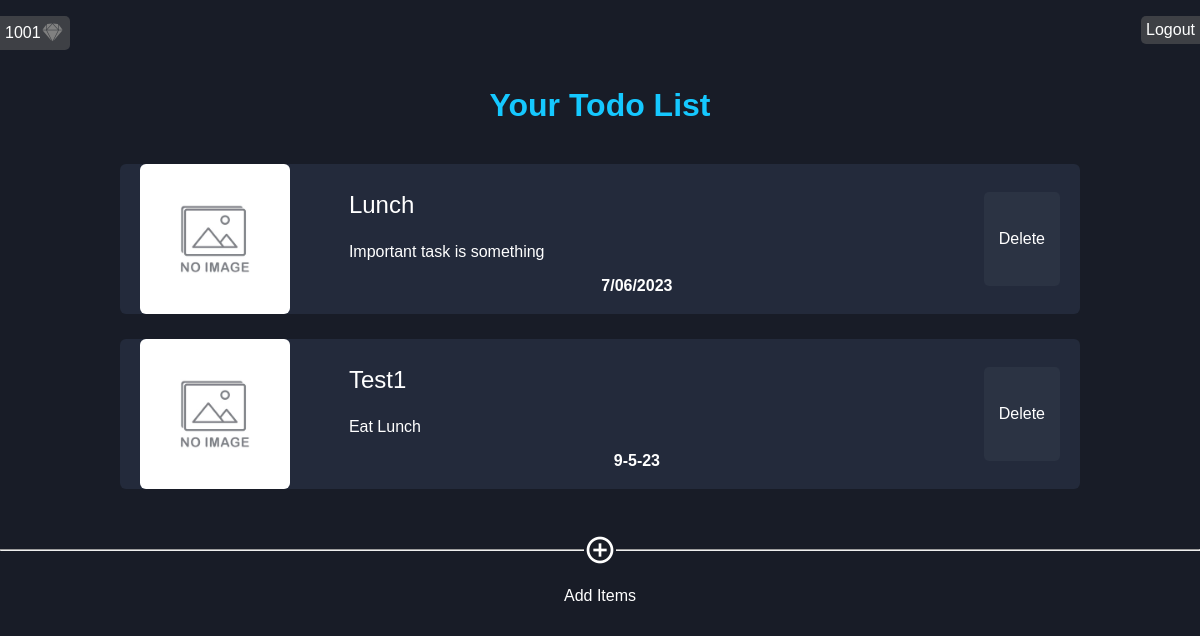
The app's page /home (signed in), older data.
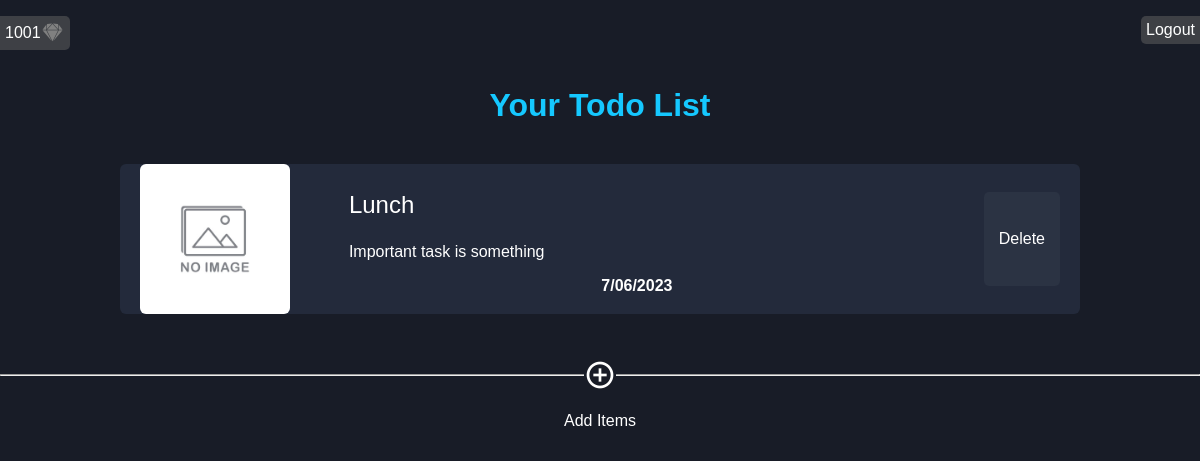
The same page, newer data.
### tables this page shows
CREATE TABLE todo(
    id integer not null,
    task_heading text not null,
    task_desc text not null,
    task_date text not null,
    img text
);

### app.py (the view, shortened to what this page needs)
@app.route('/home',methods=("GET","POST"))
def home():
    user_id = session.get('user_id')
    print("*****************************")
    if user_id is None:
        return redirect(url_for('login'))
    conn=sql.connect('users.db')
    cur = conn.cursor()
    cur.execute("select * from todo where id=?;",(user_id,))
    tasks=cur.fetchall()
    print(tasks)
    conn.close()
    return render_template('index.html',tasks=tasks,id=user_id)

### templates/index.html (shortened to what this page needs)
<!DOCTYPE html>
<html lang="en">
<head>
    <link href='https://unpkg.com/boxicons@2.1.4/css/boxicons.min.css' rel='stylesheet'>
    <link rel="stylesheet" href="/static/styl.css">
</head>
<body>
    <div id="profile">
        <p class="name">{{ id }} <i class='bx bxl-sketch'></i></p>
        <a href="{{ url_for('login') }}" style="all: unset;">
        <p class="name" style="border-radius: 5px 0px 0px 5px;"> Logout </i></p>
        </a>
    </div>
    <h1 id="heading">Your Todo List</h1>
    {% for i in tasks %}
    <div class="list_item">
        {% if i[4] != None %}
        <img src="static/uploads/{{ i[4] }}">
        {% else %}
        <img src="static/no_img.jpg">
        {% endif %}
        <span class="content">
        <p class="item_heading">
            {{ i[1] }}
        </p>
        <p class="task">
            {{ i[2] }}
        </p>
        <p class="date">
            {{ i[3] }}
        </p>
        </span>
        <div class="btns">
            {% if i[4]!=None %}
            <a class="delete button" href="{{ url_for('delete',img=i[4], heading=i[1], desc=i[2].replace(' ','_')) }}">Delete</a>
            {% else %}
            <a class="delete button" href="{{ url_for('delete',img='_', heading=i[1], desc=i[2].replace(' ','_')) }}">Delete</a>
            {% endif %}
        </div>
    </div>
    {% endfor %}
    <div class="add_item">
    <span class="add_icn"><i class='bx bx-plus-circle'></i><br><span>Add Items</span></span>
    </div>
</body>
</html>

### static/styl.css (style rules this page uses)
body { box-sizing: border-box; font-family: sans-serif; margin:0; padding: 0; background-color: rgb(24, 28, 39); color: white; }
#heading { text-align: center; font-size: 2rem; font-weight: 600; color: rgb(21, 200, 255); margin-bottom: 40px; }
img { max-height:150px; border-radius: 6px; max-width:20%; float:left; margin-left:20px; }
.list_item { position: relative; display: flex; justify-content: space-between; align-items: center; width:80%; margin: auto; background-color: rgb(35, 42, 59); border-radius: 6px; margin-bottom: 25px; }
.content { padding: 0px 30px; width: 60%; float:left; }
.item_heading { font-size: 1.5rem; }
.btns { margin-right:20px; }
.button { all:unset; padding:50% 15px; background-color: rgba(59, 68, 85, 0.322); border-radius: 5px; cursor: pointer; transition: 0.25s ease-in; }
.date { text-align: center; font-weight: bold; margin-top: auto; }
.add_item { font-size: 2rem; text-align: center; cursor: pointer; margin-top: 60px; }
.add_icn { position: relative; top: -33px; background-color: rgb(24, 28, 39); }
.add_icn span { font-size: 1rem; }
.name { display: flex; align-items: center; width: max-content; background-color: rgba(100, 100, 100, 0.507); padding: 5px; border-radius: 0px 5px 5px 0px; }
.bxl-sketch { font-size:x-large; color: grey; }
#profile { display:flex; justify-content: space-between; }

Row changes from the older to the newer data that the page shows:
removed todo: task_heading "Test1", task_desc "Eat Lunch", task_date "9-5-23"
